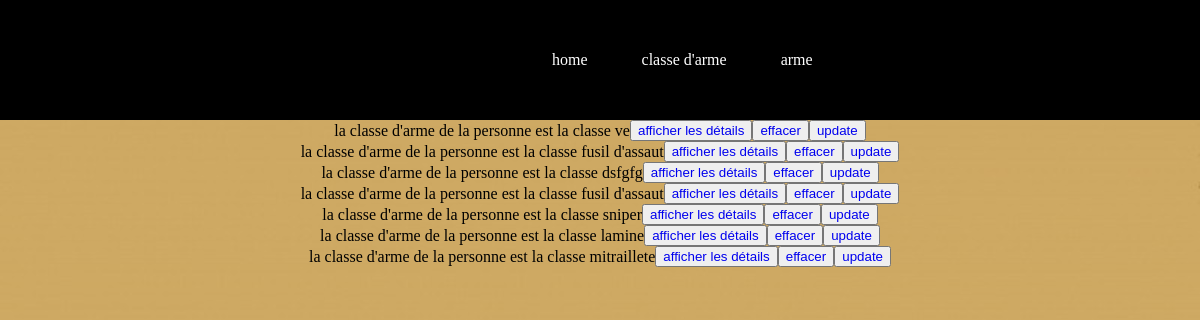
Page /bibliotheque/ on the earlier database version.
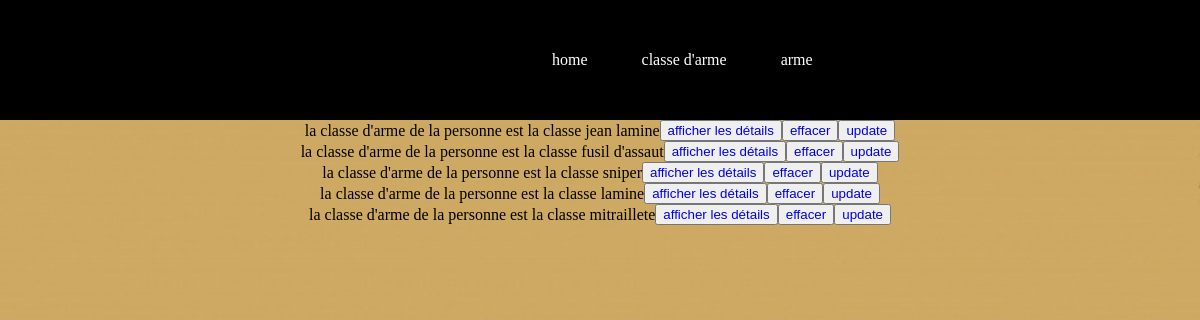
Same page on the later database version.
### bibliotheque/models.py (models this page shows, shortened)
class Classe(models.Model):
    titre = models.CharField(max_length=100)
    resume = models.TextField(null = True, blank = True)

### bibliotheque/views.py (the view)
# urls.py: 2. Add a URL to urlpatterns:  path('', views.home, name='home')
def home(request):
    liste = list(models.Classe.objects.all())
    return render(request, 'bibliotheque/home.html', {'liste': liste})

### bibliotheque/templates/bibliotheque/home.html (shortened to what this page needs)
{% extends "bibliotheque/main.html" %}
{% block content %}
        {% for l in liste %}
            <li> la classe d'arme de la personne est la classe {{l.titre}} <button name="aff"><a href="affiche/{{l.id}}"> afficher les détails  </a></button> <button name="supp"><a href="delete/{{l.id}}"> effacer  </a></button>
                <button name="upd"><a href="update/{{l.id}}"> update </a></button></li>
        {%endfor%}
{% endblock %}

Differences in the rows shown:
removed Classe: titre "ve"
removed Classe: titre "fusil d'assaut"
changed Classe: titre "dsfgfg" → "jean lamine"
